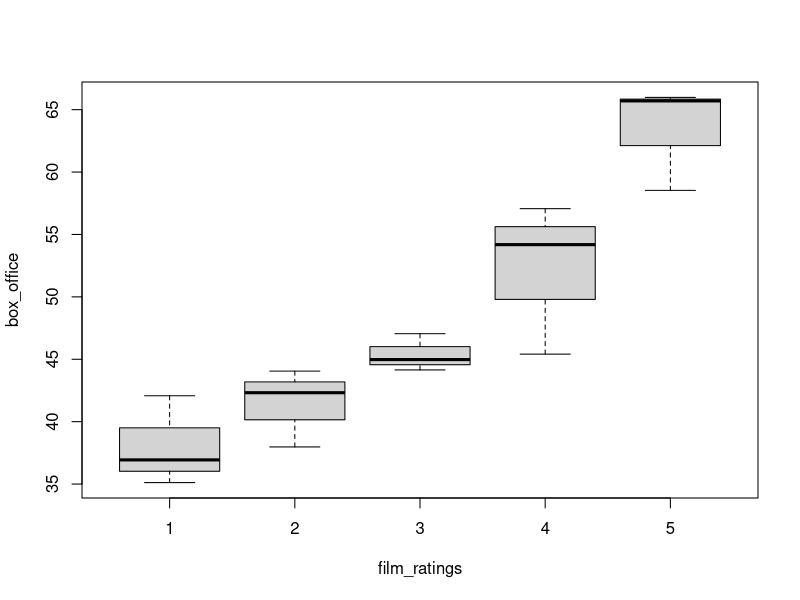
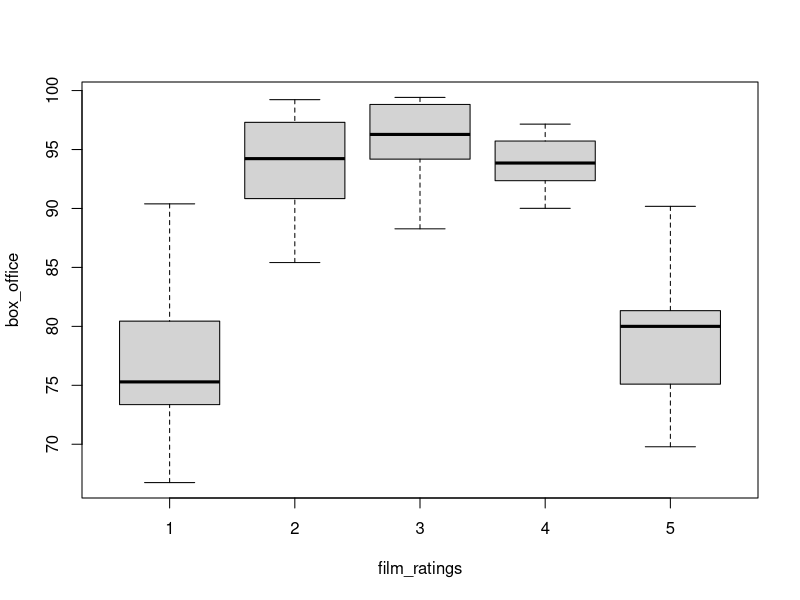
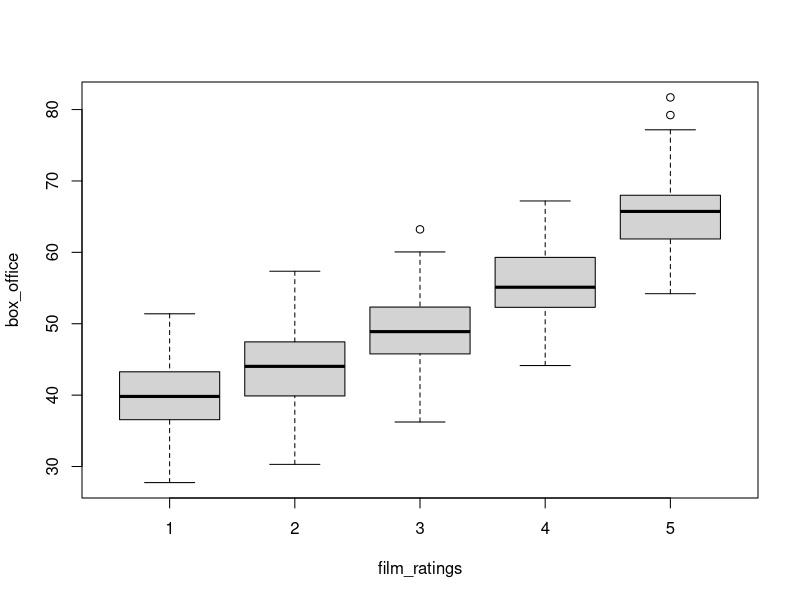

Recreate these plots in R, in order.
#--------------------------------------------------------------------------------------------
#
# Ordinal Contrasts - film scores and box office
#
# Glen Livingston Jr
# Date: 13/03/2020
#
#--------------------------------------------------------------------------------------------

# rm(list = ls())

# Set the seed
set.seed(2844462)

#--------------------------------------------------------------------------------------------
# First data set
#--------------------------------------------------------------------------------------------

# Set the sample size
N = 3*5

# Simulate some film ratings
film_ratings = rep(c(1:5), each = N/5)

# Simulate box office figures based on a linear and quadratic relationship
box_office = 40 + (film_ratings)^2 + rnorm(N,sd=5)

# Set the ratings as an ordered factor 
film_ratings = ordered(film_ratings)

# Create the data frame and write
dat = data.frame(box_office = box_office,film_ratings = film_ratings)
#write.csv(x = dat, file = "Lab 04 - Box_Office_1.csv", row.names = F)

# Run the linear model with the polynomial contrasts
lm_contrast = lm(box_office~film_ratings, data=dat, contrasts=list(film_ratings = contr.poly(length(levels(film_ratings)))))
summary(lm_contrast)

boxplot(box_office~film_ratings, data=dat)


#--------------------------------------------------------------------------------------------
# Second data set
#--------------------------------------------------------------------------------------------

set.seed(2844463)

# Set the sample size
N = 10*5

# Simulate some film ratings
film_ratings = rep(c(1:5), each = N/5)

# Simulate box office figures based on a linear and quadratic relationship
box_office = 100-5*(3-film_ratings)^2 + rnorm(N,sd=5)

# Set the ratings as an ordered factor 
film_ratings = ordered(film_ratings)

# Create the data frame
dat = data.frame(box_office = box_office,film_ratings = film_ratings)
#write.csv(x = dat, file = "Lab 04 - Box_Office_2.csv")

# Run the linear model with the polynomial contrasts
lm_contrast = lm(box_office~film_ratings, data=dat, contrasts=list(film_ratings = contr.poly(5)))
summary(lm_contrast)

boxplot(box_office~film_ratings, data=dat)


#--------------------------------------------------------------------------------------------
# Third data set - Same as first but more data, more power!
#--------------------------------------------------------------------------------------------

set.seed(2844463)

# Set the sample size
N = 100*5

# Simulate some film ratings
film_ratings = rep(c(1:5), each = N/5)

# Simulate box office figures based on a linear and quadratic relationship
box_office = 40 + (film_ratings)^2 + rnorm(N,sd=5)

# Set the ratings as an ordered factor 
film_ratings = ordered(film_ratings)

# Create the data frame and write
dat = data.frame(box_office = box_office,film_ratings = film_ratings)
#write.csv(x = dat, file = "Lab 04 - Box_Office_3.csv", row.names = F)

# Run the linear model with the polynomial contrasts
lm_contrast = lm(box_office~film_ratings, data=dat, contrasts=list(film_ratings = contr.poly(length(levels(film_ratings)))))
summary(lm_contrast)

boxplot(box_office~film_ratings, data=dat)


